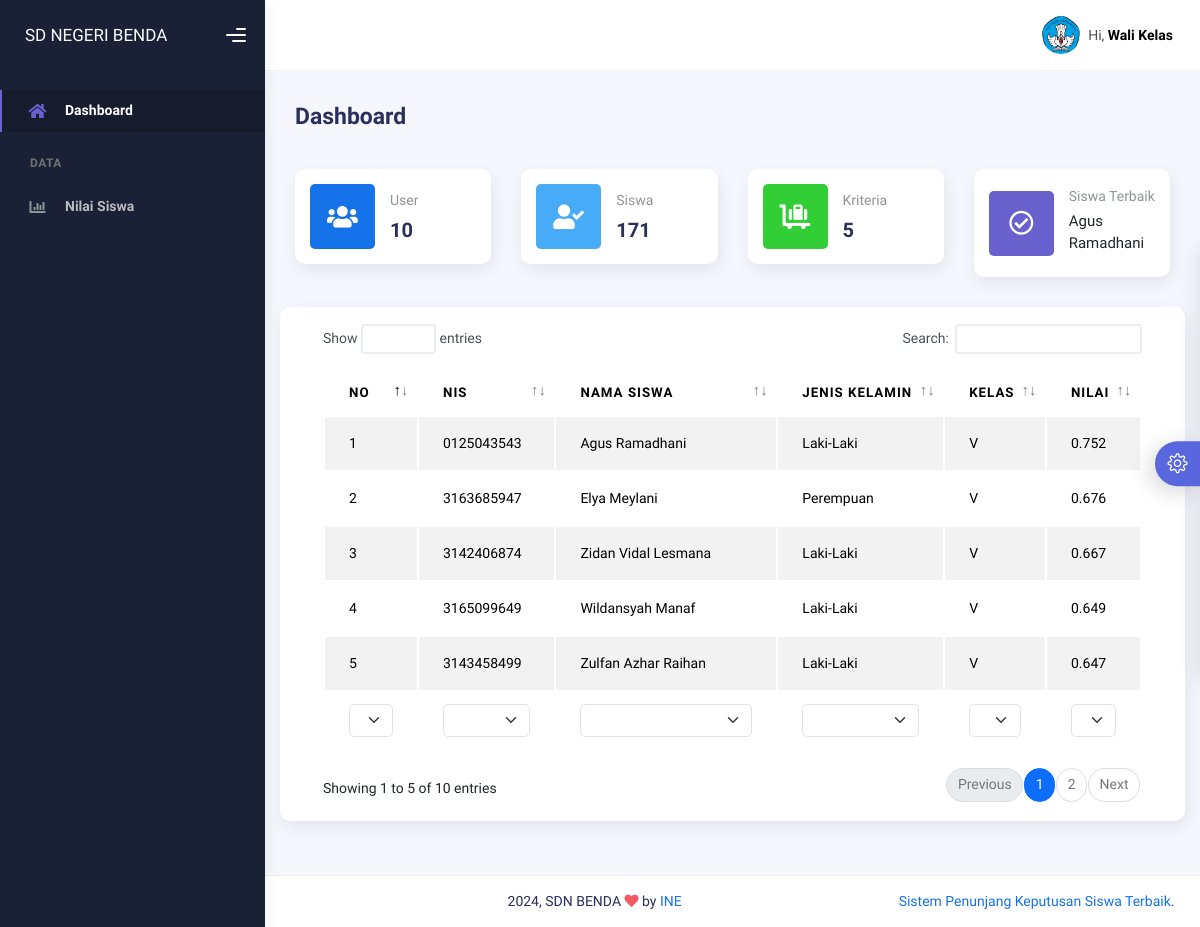
The app's page /index.php/WaliKelas/cDashboard (signed in) with its own data.
### tables this page shows
CREATE TABLE `analisis` (
  `id_analisis` int(11) NOT NULL,
  `id_siswa` int(11) NOT NULL,
  `id_kriteria` int(11) NOT NULL,
  `periode` int(11) NOT NULL,
  `n_pengetahuan` int(11) NOT NULL,
  `n_keterampilan` int(11) NOT NULL,
  `n_kehadiran` int(11) NOT NULL,
  `n_perilaku` int(11) NOT NULL,
  `n_presentasi` varchar(20) NOT NULL,
  `hasil` double NOT NULL
);

CREATE TABLE `siswa` (
  `id_siswa` int(11) NOT NULL,
  `id_user` int(11) NOT NULL,
  `nama_siswa` varchar(125) NOT NULL,
  `jk` varchar(20) NOT NULL,
  `kelas` varchar(20) NOT NULL,
  `nis` varchar(20) NOT NULL
);

### application/controllers/WaliKelas/cDashboard.php (called while the page is built, shortened)
<?php
class cDashboard extends CI_Controller
{
	public function index()
	{
		$data = array(
			'siswa' => $this->db->query("SELECT * FROM `analisis` JOIN siswa ON analisis.id_siswa=siswa.id_siswa ORDER BY hasil DESC LIMIT 10")->result()
		);
		$this->load->view('WaliKelas/Layout/head');
		$this->load->view('WaliKelas/Layout/sidebar');
		$this->load->view('WaliKelas/vDashboard', $data);
		$this->load->view('WaliKelas/Layout/footer');
	}
}

### index.php (called while the page is built, shortened)
<?php
require_once BASEPATH.'core/CodeIgniter.php';

### application/views/WaliKelas/vDashboard.php (the view)
<div class="container">
	<div class="page-inner">
		<div class="d-flex align-items-left align-items-md-center flex-column flex-md-row pt-2 pb-4">
			<div>
				<h3 class="fw-bold mb-3">Dashboard</h3>
			</div>
		</div>
		<?php
		$user = $this->db->query("SELECT COUNT(id_user) as jml FROM `user`")->row();
		$jml_siswa = $this->db->query("SELECT COUNT(id_siswa) as jml FROM `siswa`")->row();
		$siswa_terbaik = $this->db->query("SELECT * FROM `analisis` JOIN siswa ON analisis.id_siswa=siswa.id_siswa ORDER BY hasil DESC LIMIT 1")->row();
		?>
		<div class="row">
			<div class="col-sm-6 col-md-3">
				<div class="card card-stats card-round">
					<div class="card-body">
						<div class="row align-items-center">
							<div class="col-icon">
								<div class="icon-big text-center icon-primary bubble-shadow-small">
									<i class="fas fa-users"></i>
								</div>
							</div>
							<div class="col col-stats ms-3 ms-sm-0">
								<div class="numbers">
									<p class="card-category">User</p>
									<h4 class="card-title"><?= $user->jml ?></h4>
								</div>
							</div>
						</div>
					</div>
				</div>
			</div>
			<div class="col-sm-6 col-md-3">
				<div class="card card-stats card-round">
					<div class="card-body">
						<div class="row align-items-center">
							<div class="col-icon">
								<div class="icon-big text-center icon-info bubble-shadow-small">
									<i class="fas fa-user-check"></i>
								</div>
							</div>
							<div class="col col-stats ms-3 ms-sm-0">
								<div class="numbers">
									<p class="card-category">Siswa</p>
									<h4 class="card-title"><?= $jml_siswa->jml ?></h4>
								</div>
							</div>
						</div>
					</div>
				</div>
			</div>
			<div class="col-sm-6 col-md-3">
				<div class="card card-stats card-round">
					<div class="card-body">
						<div class="row align-items-center">
							<div class="col-icon">
								<div class="icon-big text-center icon-success bubble-shadow-small">
									<i class="fas fa-luggage-cart"></i>
								</div>
							</div>
							<div class="col col-stats ms-3 ms-sm-0">
								<div class="numbers">
									<p class="card-category">Kriteria</p>
									<h4 class="card-title">5</h4>
								</div>
							</div>
						</div>
					</div>
				</div>
			</div>
			<div class="col-sm-6 col-md-3">
				<div class="card card-stats card-round">
					<div class="card-body">
						<div class="row align-items-center">
							<div class="col-icon">
								<div class="icon-big text-center icon-secondary bubble-shadow-small">
									<i class="far fa-check-circle"></i>
								</div>
							</div>
							<div class="col col-stats ms-3 ms-sm-0">
								<div class="numbers">
									<p class="card-category">Siswa Terbaik</p>
									<h6><?= $siswa_terbaik->nama_siswa ?></h6>
								</div>
							</div>
						</div>
					</div>
				</div>
			</div>
		</div>
		<div class="row">
			<div class="card">
				<div class="card-body">
					<div class="table-responsive">
						<table id="multi-filter-select" class="display table table-striped table-hover">
							<thead>
								<tr>
									<th>No</th>
									<th>NIS</th>
									<th>Nama Siswa</th>
									<th>Jenis Kelamin</th>
									<th>Kelas</th>
									<th>Nilai</th>
								</tr>
							</thead>
							<tfoot>
								<tr>
									<th>No</th>
									<th>NIS</th>
									<th>Nama Siswa</th>
									<th>Jenis Kelamin</th>
									<th>Kelas</th>
									<th>Nilai</th>
								</tr>
							</tfoot>
							<tbody>
								<?php
								$no = 1;
								foreach ($siswa as $key => $value) {
								?>
									<tr>
										<td><?= $no++ ?></td>
										<td><?= $value->nis ?></td>
										<td><?= $value->nama_siswa ?></td>
										<td><?= $value->jk ?></td>
										<td><?= $value->kelas ?></td>
										<td><?= $value->hasil ?></td>
									</tr>
								<?php
								}
								?>
							</tbody>
						</table>
					</div>
				</div>
			</div>
		</div>
	</div>
</div>

### application/views/WaliKelas/Layout/head.php (shortened to what this page needs)
<!DOCTYPE html>
<html lang="en">
<head>
	<link rel="stylesheet" href="<?= base_url('asset/template/') ?>assets/css/bootstrap.min.css" />
	<link rel="stylesheet" href="<?= base_url('asset/template/') ?>assets/css/plugins.min.css" />
	<link rel="stylesheet" href="<?= base_url('asset/template/') ?>assets/css/kaiadmin.min.css" />
	<link rel="stylesheet" href="<?= base_url('asset/template/') ?>assets/css/demo.css" />
</head>

### application/views/WaliKelas/Layout/sidebar.php (shortened to what this page needs)
<body>
	<div class="wrapper">
		<div class="sidebar" data-background-color="dark">
			<div class="sidebar-logo">
				<div class="logo-header" data-background-color="dark">
					<a href="index.html" class="logo text-light">
						SD NEGERI BENDA
					</a>
					<div class="nav-toggle">
						<button class="btn btn-toggle toggle-sidebar">
							<i class="gg-menu-right"></i>
						</button>
					</div>
				</div>
			</div>
			<div class="sidebar-wrapper scrollbar scrollbar-inner">
				<div class="sidebar-content">
					<ul class="nav nav-secondary">
						<li class="nav-item <?php if ($this->uri->segment(1) == 'WaliKelas' && $this->uri->segment(2) == 'cDashboard') {
												echo 'active';
											}  ?>">
							<a href="<?= base_url('WaliKelas/cDashboard') ?>" class="collapsed" aria-expanded="false">
								<i class="fas fa-home"></i>
								<p>Dashboard</p>
							</a>
						</li>
						<li class="nav-section">
							<h4 class="text-section">Data</h4>
						</li>
						<li class="nav-item <?php if ($this->uri->segment(1) == 'WaliKelas' && $this->uri->segment(2) == 'cNilaiSiswa') {
												echo 'active';
											}  ?>">
							<a href="<?= base_url('WaliKelas/cNilaiSiswa') ?>">
								<i class="fas fa-chart-bar"></i>
								<p>Nilai Siswa</p>
							</a>
						</li>
					</ul>
				</div>
			</div>
		</div>
		<div class="main-panel">
			<div class="main-header">
				<nav class="navbar navbar-header navbar-header-transparent navbar-expand-lg border-bottom">
					<div class="container-fluid">
						<ul class="navbar-nav topbar-nav ms-md-auto align-items-center">
							<li class="nav-item topbar-user dropdown hidden-caret">
								<a class="dropdown-toggle profile-pic" data-bs-toggle="dropdown" href="#" aria-expanded="false">
									<div class="avatar-sm">
										<img src="<?= base_url('asset/logo.png') ?>" alt="..." class="avatar-img rounded-circle" />
									</div>
									<span class="profile-username">
										<span class="op-7">Hi,</span>
										<span class="fw-bold">Wali Kelas</span>
									</span>
								</a>
							</li>
						</ul>
					</div>
				</nav>
			</div>

### application/views/WaliKelas/Layout/footer.php (shortened to what this page needs)
<footer class="footer">
	<div class="container-fluid d-flex justify-content-between">
		<div class="copyright">
			2024, SDN BENDA <i class="fa fa-heart heart text-danger"></i> by
			<a href="http://www.themekita.com">INE</a>
		</div>
		<div>
			<a target="_blank" href="#">Sistem Penunjang Keputusan Siswa Terbaik</a>.
		</div>
	</div>
</footer>
</div>
<div class="custom-template">
	<div class="custom-toggle">
		<i class="icon-settings"></i>
	</div>
</div>
</div>
</body>
</html>

### asset/template/assets/css/demo.css (style rules this page uses)
.custom-template { position: fixed; top: 50%; transform: translateY(-50%); right: -325px; width: 325px; height: max-content; display: block; z-index: 1; background: #ffffff; transition: all .3s; z-index: 1003; box-shadow: -1px 1px 20px rgba(69, 65, 78, 0.15); border-top-left-radius: 5px; border-bottom-left-radius: 5px; transition: all .5s; }
.custom-template .custom-toggle { position: absolute; width: 45px; height: 45px; background: #5867dd; top: 50%; left: -45px; transform: translateY(-50%); display: flex; align-items: center; justify-content: center; text-align: center; border-top-left-radius: 30px; border-bottom-left-radius: 30px; cursor: pointer; color: #ffffff; box-shadow: -5px 5px 20px rgba(69, 65, 78, 0.21); }
.custom-template .custom-toggle i { font-size: 20px; animation: 1.3s spin linear infinite; }

### records on screen
analisis: id_siswa.nama_siswa "Agus Ramadhani", id_siswa.nis "0125043543", id_siswa.jk "Laki-Laki", id_siswa.kelas "V", hasil "0.752"
analisis: id_siswa.nis "3163685947", id_siswa.nama_siswa "Elya Meylani", id_siswa.jk "Perempuan", id_siswa.kelas "V", hasil "0.676"
analisis: id_siswa.nis "3142406874", id_siswa.nama_siswa "Zidan Vidal Lesmana", id_siswa.jk "Laki-Laki", id_siswa.kelas "V", hasil "0.667"
analisis: id_siswa.nis "3165099649", id_siswa.nama_siswa "Wildansyah Manaf", id_siswa.jk "Laki-Laki", id_siswa.kelas "V", hasil "0.649"
analisis: id_siswa.nis "3143458499", id_siswa.nama_siswa "Zulfan Azhar Raihan", id_siswa.jk "Laki-Laki", id_siswa.kelas "V", hasil "0.647"

### other values on screen
$user->jml "10"
$jml_siswa->jml "171"
